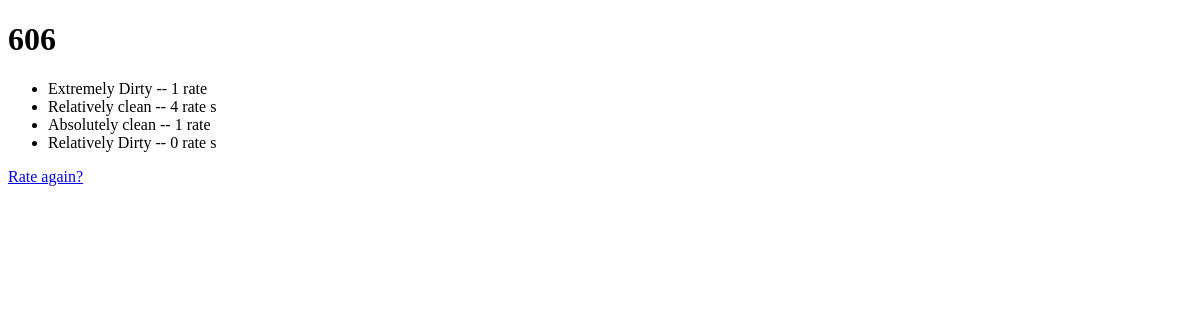
The app's page /task/1/results/, older data.
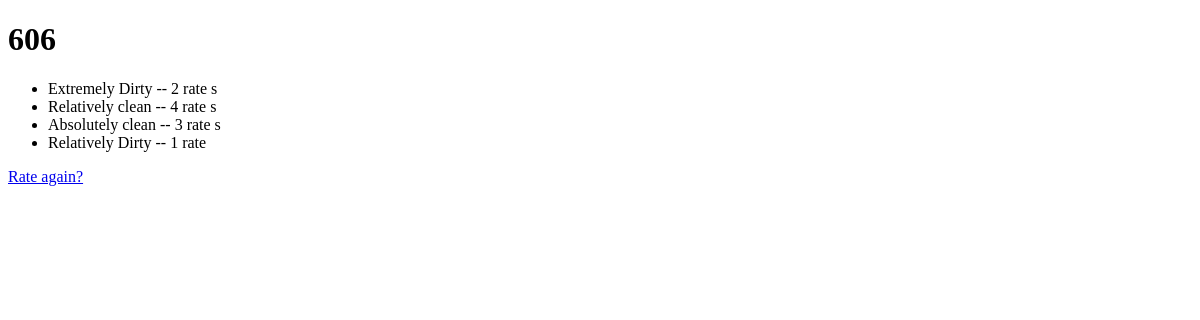
The same page, newer data.
### task/models.py (models this page shows, shortened)
class Status(models.Model):
    room = models.ForeignKey(Room, on_delete=models.CASCADE)
    status_text = models.CharField(max_length=200)
    rates = models.IntegerField(default=0)
    class Meta:
        verbose_name_plural = 'Status'

### task/views.py (the view)
# urls.py: path('<int:pk>/results/', views.ResultsView.as_view(), name='results'),
class ResultsView(generic.DetailView):
    model = Room
    template_name = 'task/results.html'

### task/templates/task/results.html (shortened to what this page needs)
<!DOCTYPE html>
<html lang="en" dir="ltr">
  <head>
  </head>
  <body>
    <h1>{{ room.room_text}}</h1>
    <ul>
      {% for status in room.status_set.all %}
        <li>{{ status.status_text }} -- {{ status.rates }} rate {{ status.rates|pluralize }}</li>
      {% endfor %}
    </ul>
    <a href="{% url 'task:detail' room.id %}">Rate again?</a>
  </body>
</html>

Row changes from the older to the newer data that the page shows:
changed Status "Extremely Dirty": rates "1" → "2"
changed Status "Absolutely clean": rates "1" → "3"
changed Status "Relatively Dirty": rates "0" → "1"
